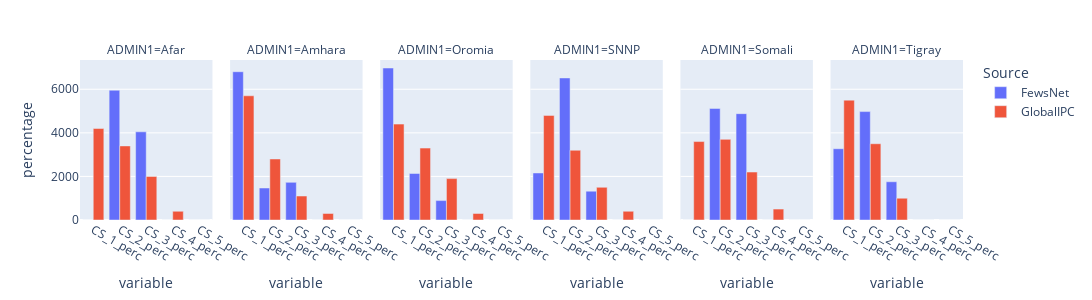

The notebook cell saved with this chart:
### Code cell
px.bar(df_csm[df_csm.year==2020],x="variable",y="percentage",color="Source",facet_col="ADMIN1",barmode="group",height=300,width=1200) #,facet_row="year"

### Figure 1 — Plotly figure (JSON) as saved in the notebook; plotly's stock layout.template omitted (floating-point values rounded to 4 significant figures)
{"data": [{"alignmentgroup": "True", "hovertemplate": "Source=FewsNet<br>ADMIN1=Afar<br>variable=%{x}<br>percentage=%{y}<extra></extra>", "legendgroup": "FewsNet", "marker": {"color": "#636efa"}, "name": "FewsNet", "offsetgroup": "FewsNet", "orientation": "v", "showlegend": true, "textposition": "auto", "type": "bar", "x": ["CS_1_perc", "CS_2_perc", "CS_3_perc", "CS_4_perc", "CS_5_perc"], "xaxis": "x", "y": [0, 5954.0, 4046.0, 0, 0], "yaxis": "y"}, {"alignmentgroup": "True", "hovertemplate": "Source=FewsNet<br>ADMIN1=Amhara<br>variable=%{x}<br>percentage=%{y}<extra></extra>", "legendgroup": "FewsNet", "marker": {"color": "#636efa"}, "name": "FewsNet", "offsetgroup": "FewsNet", "orientation": "v", "showlegend": false, "textposition": "auto", "type": "bar", "x": ["CS_1_perc", "CS_2_perc", "CS_3_perc", "CS_4_perc", "CS_5_perc"], "xaxis": "x2", "y": [6804.0, 1469.0, 1727.0, 0, 0], "yaxis": "y2"}, {"alignmentgroup": "True", "hovertemplate": "Source=FewsNet<br>ADMIN1=Oromia<br>variable=%{x}<br>percentage=%{y}<extra></extra>", "legendgroup": "FewsNet", "marker": {"color": "#636efa"}, "name": "FewsNet", "offsetgroup": "FewsNet", "orientation": "v", "showlegend": false, "textposition": "auto", "type": "bar", "x": ["CS_1_perc", "CS_2_perc", "CS_3_perc", "CS_4_perc", "CS_5_perc"], "xaxis": "x3", "y": [6975.0, 2134.0, 890.5, 0, 0], "yaxis": "y3"}, {"alignmentgroup": "True", "hovertemplate": "Source=FewsNet<br>ADMIN1=SNNP<br>variable=%{x}<br>percentage=%{y}<extra></extra>", "legendgroup": "FewsNet", "marker": {"color": "#636efa"}, "name": "FewsNet", "offsetgroup": "FewsNet", "orientation": "v", "showlegend": false, "textposition": "auto", "type": "bar", "x": ["CS_1_perc", "CS_2_perc", "CS_3_perc", "CS_4_perc", "CS_5_perc"], "xaxis": "x4", "y": [2159.0, 6519.0, 1323.0, 0, 0], "yaxis": "y4"}, {"alignmentgroup": "True", "hovertemplate": "Source=FewsNet<br>ADMIN1=Somali<br>variable=%{x}<br>percentage=%{y}<extra></extra>", "legendgroup": "FewsNet", "marker": {"color": "#636efa"}, "name": "FewsNet", "offsetgroup": "FewsNet", "orientation": "v", "showlegend": false, "textposition": "auto", "type": "bar", "x": ["CS_1_perc", "CS_2_perc", "CS_3_perc", "CS_4_perc", "CS_5_perc"], "xaxis": "x5", "y": [0, 5120.0, 4880.0, 0, 0], "yaxis": "y5"}, {"alignmentgroup": "True", "hovertemplate": "Source=FewsNet<br>ADMIN1=Tigray<br>variable=%{x}<br>percentage=%{y}<extra></extra>", "legendgroup": "FewsNet", "marker": {"color": "#636efa"}, "name": "FewsNet", "offsetgroup": "FewsNet", "orientation": "v", "showlegend": false, "textposition": "auto", "type": "bar", "x": ["CS_1_perc", "CS_2_perc", "CS_3_perc", "CS_4_perc", "CS_5_perc"], "xaxis": "x6", "y": [3271.0, 4975.0, 1755.0, 0, 0], "yaxis": "y6"}, {"alignmentgroup": "True", "hovertemplate": "Source=GlobalIPC<br>ADMIN1=Afar<br>variable=%{x}<br>percentage=%{y}<extra></extra>", "legendgroup": "GlobalIPC", "marker": {"color": "#EF553B"}, "name": "GlobalIPC", "offsetgroup": "GlobalIPC", "orientation": "v", "showlegend": true, "textposition": "auto", "type": "bar", "x": ["CS_1_perc", "CS_2_perc", "CS_3_perc", "CS_4_perc", "CS_5_perc"], "xaxis": "x", "y": [4200, 3400, 2000, 400, 0], "yaxis": "y"}, {"alignmentgroup": "True", "hovertemplate": "Source=GlobalIPC<br>ADMIN1=Amhara<br>variable=%{x}<br>percentage=%{y}<extra></extra>", "legendgroup": "GlobalIPC", "marker": {"color": "#EF553B"}, "name": "GlobalIPC", "offsetgroup": "GlobalIPC", "orientation": "v", "showlegend": false, "textposition": "auto", "type": "bar", "x": ["CS_1_perc", "CS_2_perc", "CS_3_perc", "CS_4_perc", "CS_5_perc"], "xaxis": "x2", "y": [5700, 2800, 1100, 300, 0], "yaxis": "y2"}, {"alignmentgroup": "True", "hovertemplate": "Source=GlobalIPC<br>ADMIN1=Oromia<br>variable=%{x}<br>percentage=%{y}<extra></extra>", "legendgroup": "GlobalIPC", "marker": {"color": "#EF553B"}, "name": "GlobalIPC", "offsetgroup": "GlobalIPC", "orientation": "v", "showlegend": false, "textposition": "auto", "type": "bar", "x": ["CS_1_perc", "CS_2_perc", "CS_3_perc", "CS_4_perc", "CS_5_perc"], "xaxis": "x3", "y": [4400, 3300, 1900, 300, 0], "yaxis": "y3"}, {"alignmentgroup": "True", "hovertemplate": "Source=GlobalIPC<br>ADMIN1=SNNP<br>variable=%{x}<br>percentage=%{y}<extra></extra>", "legendgroup": "GlobalIPC", "marker": {"color": "#EF553B"}, "name": "GlobalIPC", "offsetgroup": "GlobalIPC", "orientation": "v", "showlegend": false, "textposition": "auto", "type": "bar", "x": ["CS_1_perc", "CS_2_perc", "CS_3_perc", "CS_4_perc", "CS_5_perc"], "xaxis": "x4", "y": [4800, 3200, 1500, 400, 0], "yaxis": "y4"}, {"alignmentgroup": "True", "hovertemplate": "Source=GlobalIPC<br>ADMIN1=Somali<br>variable=%{x}<br>percentage=%{y}<extra></extra>", "legendgroup": "GlobalIPC", "marker": {"color": "#EF553B"}, "name": "GlobalIPC", "offsetgroup": "GlobalIPC", "orientation": "v", "showlegend": false, "textposition": "auto", "type": "bar", "x": ["CS_1_perc", "CS_2_perc", "CS_3_perc", "CS_4_perc", "CS_5_perc"], "xaxis": "x5", "y": [3600, 3700, 2200, 500, 0], "yaxis": "y5"}, {"alignmentgroup": "True", "hovertemplate": "Source=GlobalIPC<br>ADMIN1=Tigray<br>variable=%{x}<br>percentage=%{y}<extra></extra>", "legendgroup": "GlobalIPC", "marker": {"color": "#EF553B"}, "name": "GlobalIPC", "offsetgroup": "GlobalIPC", "orientation": "v", "showlegend": false, "textposition": "auto", "type": "bar", "x": ["CS_1_perc", "CS_2_perc", "CS_3_perc", "CS_4_perc", "CS_5_perc"], "xaxis": "x6", "y": [5500, 3500, 1000, 0, 0], "yaxis": "y6"}], "layout": {"annotations": [{"font": {}, "showarrow": false, "text": "ADMIN1=Afar", "x": 0.075, "xanchor": "center", "xref": "paper", "y": 1, "yanchor": "bottom", "yref": "paper"}, {"font": {}, "showarrow": false, "text": "ADMIN1=Amhara", "x": 0.245, "xanchor": "center", "xref": "paper", "y": 1, "yanchor": "bottom", "yref": "paper"}, {"font": {}, "showarrow": false, "text": "ADMIN1=Oromia", "x": 0.415, "xanchor": "center", "xref": "paper", "y": 1, "yanchor": "bottom", "yref": "paper"}, {"font": {}, "showarrow": false, "text": "ADMIN1=SNNP", "x": 0.585, "xanchor": "center", "xref": "paper", "y": 1, "yanchor": "bottom", "yref": "paper"}, {"font": {}, "showarrow": false, "text": "ADMIN1=Somali", "x": 0.755, "xanchor": "center", "xref": "paper", "y": 1, "yanchor": "bottom", "yref": "paper"}, {"font": {}, "showarrow": false, "text": "ADMIN1=Tigray", "x": 0.925, "xanchor": "center", "xref": "paper", "y": 1, "yanchor": "bottom", "yref": "paper"}], "barmode": "group", "height": 300, "legend": {"title": {"text": "Source"}, "tracegroupgap": 0}, "margin": {"t": 60}, "width": 1200, "xaxis": {"anchor": "y", "autorange": true, "domain": [0, 0.15], "range": [-0.5, 4.5], "title": {"text": "variable"}, "type": "category"}, "xaxis2": {"anchor": "y2", "autorange": true, "domain": [0.17, 0.32], "matches": "x", "range": [-0.5, 4.5], "title": {"text": "variable"}, "type": "category"}, "xaxis3": {"anchor": "y3", "autorange": true, "domain": [0.34, 0.49], "matches": "x", "range": [-0.5, 4.5], "title": {"text": "variable"}, "type": "category"}, "xaxis4": {"anchor": "y4", "autorange": true, "domain": [0.51, 0.66], "matches": "x", "range": [-0.5, 4.5], "title": {"text": "variable"}, "type": "category"}, "xaxis5": {"anchor": "y5", "autorange": true, "domain": [0.68, 0.83], "matches": "x", "range": [-0.5, 4.5], "title": {"text": "variable"}, "type": "category"}, "xaxis6": {"anchor": "y6", "autorange": true, "domain": [0.85, 1], "matches": "x", "range": [-0.5, 4.5], "title": {"text": "variable"}, "type": "category"}, "yaxis": {"anchor": "x", "autorange": true, "domain": [0, 1], "range": [0, 7342.0], "title": {"text": "percentage"}, "type": "linear"}, "yaxis2": {"anchor": "x2", "autorange": true, "domain": [0, 1], "matches": "y", "range": [0, 7342.0], "showticklabels": false, "type": "linear"}, "yaxis3": {"anchor": "x3", "autorange": true, "domain": [0, 1], "matches": "y", "range": [0, 7342.0], "showticklabels": false, "type": "linear"}, "yaxis4": {"anchor": "x4", "autorange": true, "domain": [0, 1], "matches": "y", "range": [0, 7342.0], "showticklabels": false, "type": "linear"}, "yaxis5": {"anchor": "x5", "autorange": true, "domain": [0, 1], "matches": "y", "range": [0, 7342.0], "showticklabels": false, "type": "linear"}, "yaxis6": {"anchor": "x6", "autorange": true, "domain": [0, 1], "matches": "y", "range": [0, 7342.0], "showticklabels": false, "type": "linear"}}}
